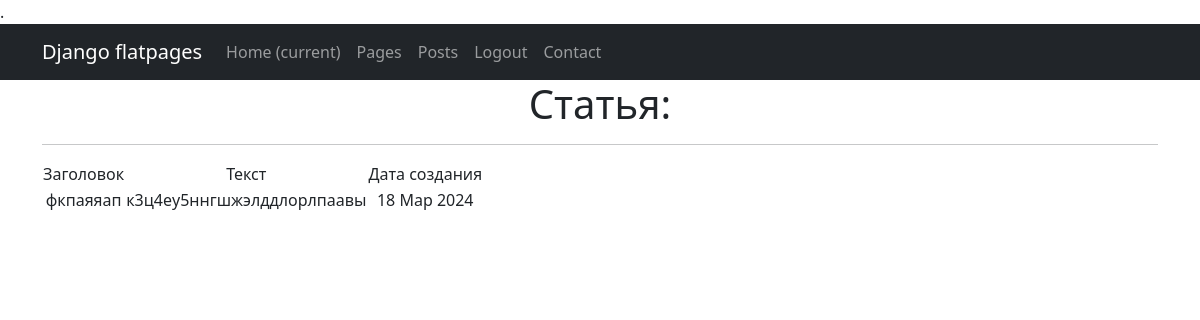
Screenshot of /posts/15 with the database file from the repository.
### news/models.py (models this page shows, shortened)
class Post(models.Model):
    author = models.ForeignKey(Author, on_delete=models.CASCADE)
    NEWS = 'NW'
    ARTICLE = 'AR'
    CATEGORY_CHOICES = (
        (NEWS, 'Новость'),
        (ARTICLE, 'Статья'),
    )
    categoryType = models.CharField(max_length=2, choices=CATEGORY_CHOICES, default=ARTICLE)
    dateCreation = models.DateTimeField(auto_now_add=True)
    postCategory = models.ManyToManyField(Category, through='PostCategory')
    title = models.CharField(max_length=128)
    text = models.TextField()
    rating = models.SmallIntegerField(default=0)

### news/views.py (the view)
# urls.py: path('<int:pk>', PostDetail.as_view(), name='post_detail'),
class PostDetail(DetailView):
    model = Post
    template_name = 'new.html'
    context_object_name = 'post'

### news/templatetags/filters.py (called while the page is built)
@register.filter()
def censor(text_to_check):
    new_text = re.sub(r'[^\w\s]', '', text_to_check)
    word_list = new_text.strip().split()
    new_stop_list = [x.lower() for x in WORDS_TO_CATCH]
    for word in word_list:
        word_len = len(word)
        if (word.lower() in new_stop_list) or (
                (word.lower()[-1] == 'ы', 'и', 's') and (word.lower()[:word_len - 1] in new_stop_list)):
            substitute = word[0] + '*' * (len(word) - 2) + word[-1]  # about -> a***t
            text_to_check = text_to_check.replace(word, substitute)
    return text_to_check

### templates/new.html (shortened to what this page needs)
{% extends 'flatpages/default.html' %}
{% load filters %}
{% load tags %}
{% block content %}
<h1>Статья: </h1>
<hr>
{% if post %}
<table>
<tr>
<td>Заголовок</td>
<td>Текст</td>
<td>Дата создания</td>
</tr>
<tr>
<td>{{ post.title }}</td>
<td>{{ post.text|censor }}</td>
<td>{{ post.dateCreation|date:'d M Y' }}</td>
</tr>
</table>
{% else %}
<h2>Статьи нет!</h2>
{% endif %}
{% endblock content %}

### rows the page displays
Post: title "фкпаяяап", text|censor "к3ц4еу5ннгшжэлддлорлпаавы", dateCreation "18 Мар 2024"
